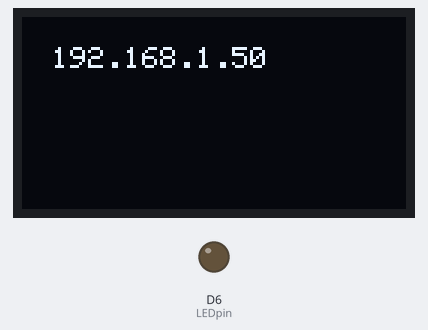
The sketch below on a simulated ESP8266 (NodeMCU). On the bench: 128×64 one-colour display, output pins drawn as LEDs (lit = HIGH). WiFi joins after 1.5 s; servers stay silent unless stated; the display library's start-up logo is not drawn; what the sketch prints to the serial monitor is not drawn.

Above: at 4.6 s.

The sketch:

main.ino
```cpp
#include <ESP8266WiFi.h>
#include <DNSServer.h>
#include <ESP8266WebServer.h>
#include <WiFiManager.h>

#include <SPI.h>
#include <Wire.h>
#include <Adafruit_GFX.h>
#include <Adafruit_SSD1306.h>

#define SCREEN_WIDTH 128
#define SCREEN_HEIGHT 64
#define OLED_RESET D5

Adafruit_SSD1306 display(SCREEN_WIDTH, SCREEN_HEIGHT, &Wire, OLED_RESET);

const char* WIFI_MANAGER_SSID = "CARBOT";
const char* WIFI_MANAGER_PASSWORD = "12345678";

ESP8266WebServer server(80);

uint8_t LEDpin = D6;
bool LEDState = false;

void setup() {
    Serial.begin(115200);
    pinMode(LEDpin, OUTPUT);
    delay(1000);
    setupDisplay();
    setupWifiManager();
    setupServer();
}

void setupDisplay() {
    Serial.println("Setting up display");
    if(!display.begin(SSD1306_SWITCHCAPVCC, 0x3C)) {
        Serial.println(F("SSD1306 allocation failed"));
    }
    display.display();
    delay(2000);
    display.clearDisplay();
    display.setTextSize(1);
    display.setTextColor(WHITE);
}

void setupWifiManager() {
    Serial.println("# Setting up WiFi connection");
    WiFiManager wifiManager;
    wifiManager.setConfigPortalTimeout(180);
    wifiManager.autoConnect(WIFI_MANAGER_SSID, WIFI_MANAGER_PASSWORD);

    Serial.println("# Finished seting up WiFi connection");
}

void setupServer() {
    Serial.println("# Setting up server");
    setupRoutes();
    server.begin();
    Serial.println("# Finished setting up server");
}

void setupRoutes() {
    setupRoute("/", onRoot);
    setupRoute("/led", onLED);
    server.on("/resetWifi", onResetWifi);
    server.onNotFound(onNotFound);
}

void setupRoute(const String &uri, std::function<void ()> handler) {
    setupRoute(uri, HTTP_GET, handler);
}

void setupRoute(const String &uri, HTTPMethod httpMethod, std::function<void ()> handler) {
    // Some interceptor would be momre handy here
    server.on(uri, [=]() {
        Serial.print("# ");
        switch(httpMethod) {
            case HTTP_GET:
                Serial.print("GET");
                break;
            case HTTP_POST:
                Serial.print("POST");
                break;
        }
        Serial.print(" ");
        Serial.print(uri);
        handler();
    });
}

void onRoot() {
    server.send(200, "text/html", "Hello NodeMCU World!");
}

void onResetWifi() {
    server.send(200, "text/plain", "Resetting WiFi connection");
    Serial.println("Resetting WiFi connection settings");
    WiFiManager wifiManager;
    wifiManager.resetSettings();
    delay(1000);
    Serial.println("Restarting hardware...");
    ESP.restart();
}

void onLED() {
    LEDState = !LEDState;
}

void onNotFound() {
    server.send(404, "text/plain", "Not found");
}

void loop() {
    server.handleClient();
    display.setCursor(10, 10);
    display.println(WiFi.localIP().toString().c_str());
    display.display();
    digitalWrite(LEDpin, LEDState ? HIGH : LOW);
}
```
